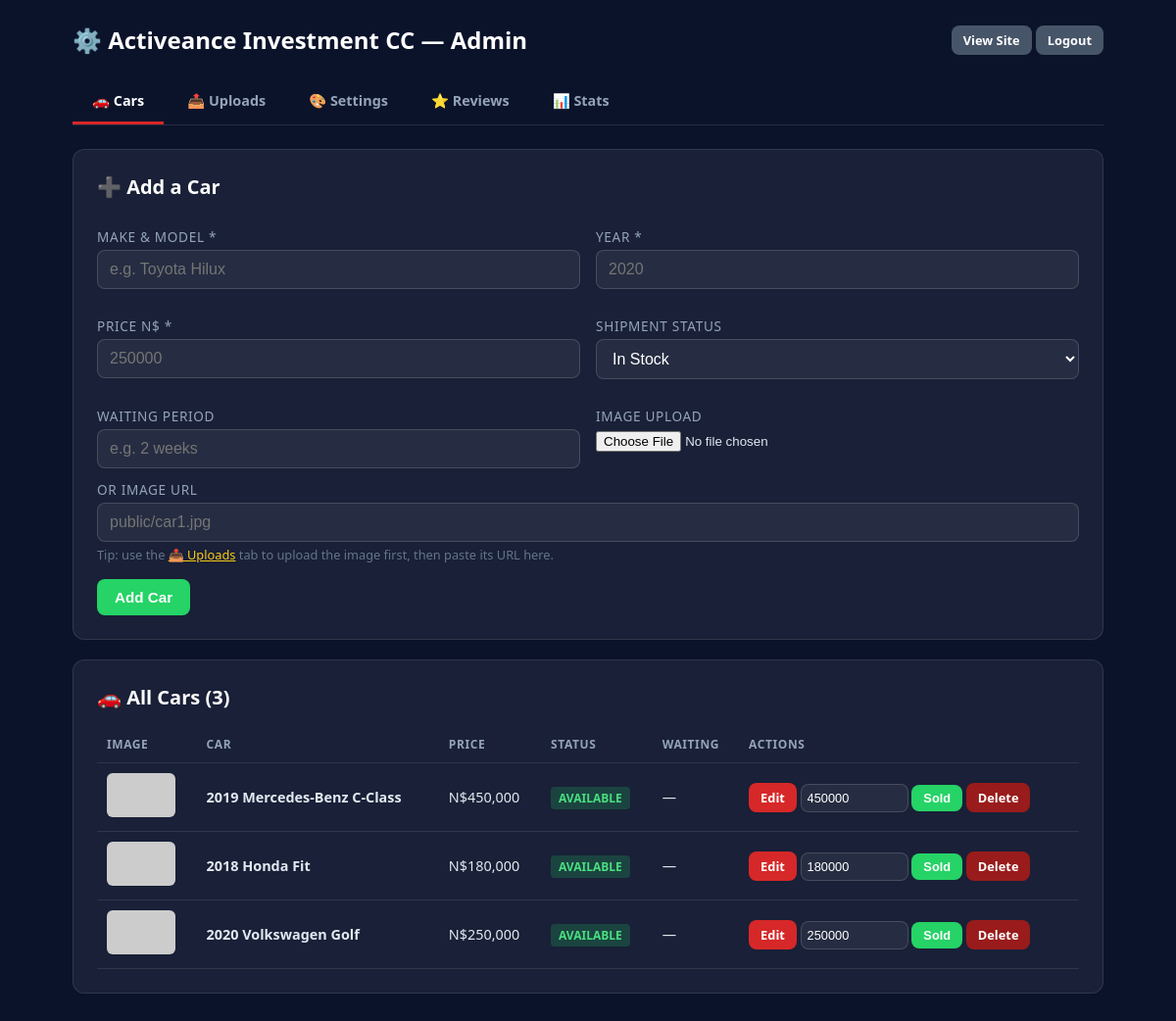
/admin.php (signed in), run on the app's committed database.
### tables this page shows
CREATE TABLE `settings` (
  `id` int(11) NOT NULL,
  `business_name` varchar(150) NOT NULL DEFAULT 'Activeance Investment CC',
  `tagline` varchar(255) NOT NULL DEFAULT 'PREMIUM PRE-OWNED VEHICLES',
  `quote_text` varchar(500) NOT NULL DEFAULT '',
  `logo_url` varchar(255) NOT NULL DEFAULT 'public/logo.png',
  `owner_photo_url` varchar(255) DEFAULT 'public/owner.jpg',
  `owner_name` varchar(100) DEFAULT 'Mr. A Muxinga',
  `owner_bio` text DEFAULT NULL,
  `color_primary` varchar(7) NOT NULL DEFAULT '#D62828',
  `color_dark` varchar(7) NOT NULL DEFAULT '#0B132B',
  `color_accent` varchar(7) NOT NULL DEFAULT '#25D366',
  `phone` varchar(50) DEFAULT '+264814540060',
  `stat_years` varchar(20) DEFAULT '10+',
  `stat_cars` varchar(20) DEFAULT '500+',
  `stat_inspected` varchar(20) DEFAULT '100%',
  `stat_support` varchar(20) DEFAULT '24/7',
  `updated_at` timestamp NOT NULL DEFAULT current_timestamp() ON UPDATE current_timestamp(),
  `value1_title` varchar(100) DEFAULT 'Honest Inspection',
  `value1_desc` text DEFAULT NULL,
  `value2_title` varchar(100) DEFAULT 'Fair Pricing',
  `value2_desc` text DEFAULT NULL,
  `value3_title` varchar(100) DEFAULT 'Direct Communication',
  `value3_desc` text DEFAULT NULL
);

CREATE TABLE `cars` (
  `id` int(11) NOT NULL,
  `make_model` varchar(100) NOT NULL,
  `year` int(11) NOT NULL,
  `price` decimal(10,2) NOT NULL,
  `image_url` varchar(255) NOT NULL,
  `waiting_period` varchar(100) DEFAULT NULL,
  `shipment_status` enum('In Stock','In Transit','Arriving Soon') DEFAULT 'In Stock',
  `status` enum('Available','Sold') DEFAULT 'Available',
  `sold_at` datetime DEFAULT NULL,
  `sold_price` decimal(10,2) DEFAULT NULL
);

### bootstrap.php (called while the page is built, shortened)
<?php
function activeance_settings(PDO $pdo): array {
    static $cache = null;
    try {
        $row = $pdo->query("SELECT * FROM settings LIMIT 1")->fetch(PDO::FETCH_ASSOC);
        if ($row) return $cache = $row;
        $defaults = [
            'business_name'   => 'Activeance Investment CC',
            'tagline'         => 'PREMIUM PRE-OWNED VEHICLES',
            'quote_text'      => 'Driven by trust. Delivered with care.',
            'logo_url'        => 'public/logo.png',
            'owner_photo_url' => 'public/owner.jpg',
            'owner_name'      => 'Mr. A Muxinga',
            'owner_bio'       => 'With over a decade of experience in the automotive industry, Mr. Muxinga founded Activeance Investment CC with a vision to provide high-quality, inspected, and polished vehicles to Namibia.',
            'color_primary'   => '#D62828',
            'color_dark'      => '#0B132B',
            'color_accent'    => '#25D366',
            'phone'           => '+264814540060',
            'stat_years'      => '10+',
            'stat_cars'       => '500+',
            'stat_inspected'  => '100%',
            'stat_support'    => '24/7',
            'value1_title'    => 'Honest Inspection',
            'value1_desc'     => 'Every vehicle is thoroughly checked — engine, body, interior, paperwork. If it doesn\'t pass, it doesn\'t sell.',
            'value2_title'    => 'Fair Pricing',
            'value2_desc'     => 'No inflated markups, no hidden fees. The price you see is the price you pay — because trust builds repeat customers.',
            'value3_title'    => 'Direct Communication',
            'value3_desc'     => 'Talk directly to the owner via WhatsApp. No call centres, no middlemen — real answers from someone who knows every car.',
        ];
        $cols = implode(',', array_keys($defaults));
        $ph   = implode(',', array_fill(0, count($defaults), '?'));
        $pdo->prepare("INSERT INTO settings ($cols) VALUES ($ph)")->execute(array_values($defaults));
        $cache = $pdo->query("SELECT * FROM settings LIMIT 1")->fetch(PDO::FETCH_ASSOC);
    } catch (PDOException $e) {
        $cache = [
            'id'              => 0,
            'business_name'   => 'Activeance Investment CC',
            'tagline'         => 'PREMIUM PRE-OWNED VEHICLES',
            'quote_text'      => 'Driven by trust. Delivered with care.',
            'logo_url'        => 'public/logo.png',
            'owner_photo_url' => 'public/owner.jpg',
            'owner_name'      => 'Mr. A Muxinga',
            'owner_bio'       => 'With over a decade of experience...',
            'color_primary'   => '#D62828',
            'color_dark'      => '#0B132B',
            'color_accent'    => '#25D366',
            'phone'           => '+264814540060',
            'stat_years'      => '10+',
            'stat_cars'       => '500+',
            'stat_inspected'  => '100%',
            'stat_support'    => '24/7',
            'value1_title'    => 'Honest Inspection',
            'value1_desc'     => 'Every vehicle is thoroughly checked.',
            'value2_title'    => 'Fair Pricing',
            'value2_desc'     => 'No inflated markups, no hidden fees.',
            'value3_title'    => 'Direct Communication',
            'value3_desc'     => 'Talk directly to the owner via WhatsApp.',
            '_needs_migration'=> true,
        ];
    }
    return $cache;
}

### admin.php (the view, shortened to what this page needs)
<?php
require __DIR__ . '/backend/bootstrap.php';
$settings = activeance_settings($pdo);
$login_error = '';
$loggedIn = !empty($_SESSION['admin_logged_in']);
$tab = $_GET['tab'] ?? 'cars';
?>
<!DOCTYPE html>
<html lang="en">
<head>
</head>
<body>
<div class="wrap">
<?php if (!$loggedIn): ?>
    <div class="card" style="max-width:480px;margin:80px auto;">
        <h1>Admin Login</h1>
        <?php if ($login_error): ?><div class="alert alert-warn"><?= htmlspecialchars($login_error) ?></div><?php endif; ?>
        <form method="POST">
            <label>Username</label>
            <input type="text" name="username" required>
            <label>Password</label>
            <div class="password-wrapper">
                <input type="password" name="password" id="adminPassword" required style="padding-right: 45px;">
                <button type="button" class="password-toggle" onclick="togglePassword()">
                    <svg id="eye-icon" width="20" height="20" fill="none" stroke="currentColor" viewBox="0 0 24 24" xmlns="http://www.w3.org/2000/svg">
                        <path stroke-linecap="round" stroke-linejoin="round" stroke-width="2" d="M15 12a3 3 0 11-6 0 3 3 0 016 0z"></path>
                        <path stroke-linecap="round" stroke-linejoin="round" stroke-width="2" d="M2.458 12C3.732 7.943 7.523 5 12 5c4.478 0 8.268 2.943 9.542 7-1.274 4.057-5.064 7-9.542 7-4.477 0-8.268-2.943-9.542-7z"></path>
                    </svg>
                </button>
            </div>
            <button type="submit" name="login" style="margin-top:16px;width:100%;">Login</button>
        </form>
    </div>
<?php else: ?>
    <div style="display:flex;justify-content:space-between;align-items:center;margin-bottom:24px;flex-wrap:wrap;gap:12px;">
        <h1 style="margin:0;">⚙️ <?= htmlspecialchars($settings['business_name']) ?> — Admin</h1>
        <div>
            <a href="index.php" target="_blank" class="btn btn-gray btn-sm">View Site</a>
            <a href="?logout=1" class="btn btn-gray btn-sm">Logout</a>
        </div>
    </div>
    <div class="tabs">
        <a href="?tab=cars"     class="<?= $tab==='cars'?'active':'' ?>">🚗 Cars</a>
        <a href="?tab=uploads"  class="<?= $tab==='uploads'?'active':'' ?>">📤 Uploads</a>
        <a href="?tab=settings" class="<?= $tab==='settings'?'active':'' ?>">🎨 Settings</a>
        <a href="?tab=reviews"  class="<?= $tab==='reviews'?'active':'' ?>">⭐ Reviews</a>
        <a href="?tab=stats"    class="<?= $tab==='stats'?'active':'' ?>">📊 Stats</a>
    </div>
    <?php
    if ($tab === 'cars'):
        $editCar = null;
        $cars = $pdo->query("SELECT * FROM cars ORDER BY id DESC")->fetchAll();
    ?>
        <?php if ($editCar): ?>
            <div class="card">
                <h2>✏️ Edit Car #<?= (int)$editCar['id'] ?></h2>
                <form method="POST" enctype="multipart/form-data">
                    <input type="hidden" name="car_id" value="<?= (int)$editCar['id'] ?>">
                    <div class="grid-2">
                        <div>
                            <label>Make & Model</label>
                            <input type="text" name="make_model" value="<?= htmlspecialchars($editCar['make_model']) ?>" required>
                        </div>
                        <div>
                            <label>Year</label>
                            <input type="number" name="year" value="<?= (int)$editCar['year'] ?>" required>
                        </div>
                        <div>
                            <label>Price (N$)</label>
                            <input type="number" step="0.01" name="price" value="<?= (float)$editCar['price'] ?>" required>
                        </div>
                        <div>
                            <label>Shipment Status</label>
                            <select name="shipment_status">
                                <?php foreach (['In Stock','In Transit','Arriving Soon'] as $opt): ?>
                                    <option value="<?= $opt ?>" <?= $editCar['shipment_status']===$opt?'selected':'' ?>><?= $opt ?></option>
                                <?php endforeach; ?>
                            </select>
                        </div>
                        <div>
                            <label>Waiting Period (optional)</label>
                            <input type="text" name="waiting_period" value="<?= htmlspecialchars($editCar['waiting_period'] ?? '') ?>" placeholder="e.g. 2 weeks, Arriving March 2026">
                        </div>
                        <div>
                            <label>Replace Image (optional)</label>
                            <input type="file" name="car_image" accept="image/*">
                            <p class="hint">Current: <?= htmlspecialchars($editCar['image_url']) ?></p>
                        </div>
                    </div>
                    <label>Or Image URL</label>
                    <input type="text" name="image_url" value="<?= htmlspecialchars($editCar['image_url']) ?>">
                    <div style="margin-top:16px;">
                        <button type="submit" name="update_car">💾 Save Changes</button>
                        <a href="?tab=cars" class="btn btn-gray">Cancel</a>
                    </div>
                </form>
            </div>
        <?php else: ?>
            <div class="card">
                <h2>➕ Add a Car</h2>
                <form method="POST" enctype="multipart/form-data">
                    <div class="grid-2">
                        <div>
                            <label>Make & Model *</label>
                            <input type="text" name="make_model" placeholder="e.g. Toyota Hilux" required>
                        </div>
                        <div>
                            <label>Year *</label>
                            <input type="number" name="year" placeholder="2020" required>
                        </div>
                        <div>
                            <label>Price N$ *</label>
                            <input type="number" step="0.01" name="price" placeholder="250000" required>
                        </div>
                        <div>
                            <label>Shipment Status</label>
                            <select name="shipment_status">
                                <option>In Stock</option>
                            </select>
                        </div>
                        <div>
                            <label>Waiting Period</label>
                            <input type="text" name="waiting_period" placeholder="e.g. 2 weeks">
                        </div>
                        <div>
                            <label>Image Upload</label>
                            <input type="file" name="car_image" accept="image/*">
                        </div>
                    </div>
                    <label>Or Image URL</label>
                    <input type="text" name="image_url" placeholder="public/car1.jpg">
                    <p class="hint">Tip: use the <a href="?tab=uploads" style="color:#facc15;">📤 Uploads</a> tab to upload the image first, then paste its URL here.</p>
                    <div style="margin-top:16px;">
                        <button type="submit" name="add_car" class="btn-green">Add Car</button>
                    </div>
                </form>
            </div>
        <?php endif; ?>
        <div class="card">
            <h2>🚗 All Cars (<?= count($cars) ?>)</h2>
            <table>
                <tr><th>Image</th><th>Car</th><th>Price</th><th>Status</th><th>Waiting</th><th>Actions</th></tr>
                <?php foreach ($cars as $c): ?>
                    <tr>
                        <td><img src="<?= htmlspecialchars($c['image_url']) ?>" class="thumb" onerror="this.src='https://via.placeholder.com/70x45?text=—'"></td>
                        <td><strong><?= htmlspecialchars($c['year'].' '.$c['make_model']) ?></strong></td>
                        <td>N$<?= number_format((float)$c['price']) ?></td>
                        <td>
                            <?php if ($c['status']==='Sold'): ?>
                                <span class="badge badge-sold">Sold</span>
                                <div class="hint">N$<?= number_format((float)($c['sold_price'] ?? $c['price'])) ?></div>
                            <?php elseif ($c['shipment_status']==='In Stock'): ?>
                                <span class="badge badge-avail">Available</span>
                            <?php else: ?>
                                <span class="badge badge-transit"><?= htmlspecialchars($c['shipment_status']) ?></span>
                            <?php endif; ?>
                        </td>
                        <td><?= htmlspecialchars($c['waiting_period'] ?? '—') ?></td>
                        <td>
                            <a href="?tab=cars&edit=<?= (int)$c['id'] ?>" class="btn btn-sm">Edit</a>
                            <?php if ($c['status'] !== 'Sold'): ?>
                                <form method="POST" style="display:inline-block;">
                                    <input type="number" step="0.01" name="sold_price" placeholder="Sold price"
                                           value="<?= (float)$c['price'] ?>" style="width:110px;display:inline-block;padding:6px;font-size:.8rem;">
                                    <button type="submit" name="mark_sold" class="btn btn-green btn-sm"
                                            onclick="return confirm('Mark as SOLD?')">Sold</button>
                                </form>
                            <?php else: ?>
                                <a href="?mark_available=<?= (int)$c['id'] ?>" class="btn btn-gray btn-sm"
                                   onclick="return confirm('Undo sold status?')">Undo</a>
                            <?php endif; ?>
                            <a href="?delete_car=<?= (int)$c['id'] ?>" class="btn btn-sm" style="background:#991b1b;"
                               onclick="return confirm('Delete this car permanently?')">Delete</a>
                        </td>
                    </tr>
                <?php endforeach; ?>
            </table>
        </div>
    <?php
    endif; ?>
<?php endif; ?>
</div>
</body>
</html>

### data on the page
settings: business_name "Activeance Investment CC"
cars: year+make_model "2019 Mercedes-Benz C-Class", price "450,000", status "AVAILABLE", waiting_period "—", sold_price "450000"
cars: year+make_model "2018 Honda Fit", price "180,000", status "AVAILABLE", waiting_period "—", sold_price "180000"
cars: year+make_model "2020 Volkswagen Golf", price "250,000", status "AVAILABLE", waiting_period "—", sold_price "250000"

### other printed values
count($cars) "3"
